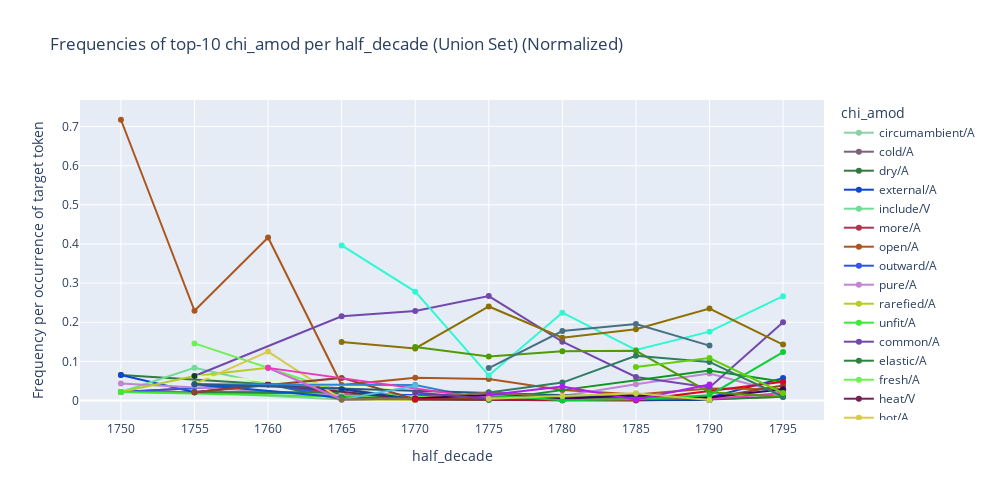

Source (notebook cell):
### Code cell
# Bar chart (absolute freq)
plot_freq_top_union_sfillers_by_period(air_adj_df, 
                              slot_type='chi_amod',
                              top_n=10,
                              normalized=True, # Normalised or Raw count
                              time_col='half_decade',
                              chart_type='line' # either line or bar
                              )

### Figure 1 — Plotly figure (JSON) as saved in the notebook; plotly's stock layout.template omitted (floating-point values rounded to 4 significant figures)
{"data": [{"hovertemplate": "chi_amod=circumambient/A<br>half_decade=%{x}<br>Frequency per occurrence of target token=%{y}<extra></extra>", "legendgroup": "circumambient/A", "line": {"color": "#8cd0a4", "dash": "solid"}, "marker": {"symbol": "circle"}, "mode": "lines+markers", "name": "circumambient/A", "orientation": "v", "showlegend": true, "type": "scatter", "x": [1750, 1755, 1765, 1780], "xaxis": "x", "y": [0.02174, 0.02083, 0.002625, 0.0005784], "yaxis": "y"}, {"hovertemplate": "chi_amod=cold/A<br>half_decade=%{x}<br>Frequency per occurrence of target token=%{y}<extra></extra>", "legendgroup": "cold/A", "line": {"color": "#7d6277", "dash": "solid"}, "marker": {"symbol": "circle"}, "mode": "lines+markers", "name": "cold/A", "orientation": "v", "showlegend": true, "type": "scatter", "x": [1750, 1755, 1760, 1765, 1770, 1775, 1780, 1785, 1790, 1795], "xaxis": "x", "y": [0.02174, 0.02083, 0.04167, 0.0315, 0.001706, 0.01248, 0.002892, 0.003757, 0.00369, 0.009524], "yaxis": "y"}, {"hovertemplate": "chi_amod=dry/A<br>half_decade=%{x}<br>Frequency per occurrence of target token=%{y}<extra></extra>", "legendgroup": "dry/A", "line": {"color": "#347a3f", "dash": "solid"}, "marker": {"symbol": "circle"}, "mode": "lines+markers", "name": "dry/A", "orientation": "v", "showlegend": true, "type": "scatter", "x": [1750, 1760, 1765, 1770, 1775, 1780, 1785, 1790, 1795], "xaxis": "x", "y": [0.06522, 0.04167, 0.002625, 0.005119, 0.02028, 0.001735, 0.003757, 0.00246, 0.009524], "yaxis": "y"}, {"hovertemplate": "chi_amod=external/A<br>half_decade=%{x}<br>Frequency per occurrence of target token=%{y}<extra></extra>", "legendgroup": "external/A", "line": {"color": "#1045d1", "dash": "solid"}, "marker": {"symbol": "circle"}, "mode": "lines+markers", "name": "external/A", "orientation": "v", "showlegend": true, "type": "scatter", "x": [1750, 1755, 1765, 1770, 1775, 1780, 1785, 1790, 1795], "xaxis": "x", "y": [0.06522, 0.02083, 0.01837, 0.01365, 0.0156, 0.008097, 0.007513, 0.00738, 0.05714], "yaxis": "y"}, {"hovertemplate": "chi_amod=include/V<br>half_decade=%{x}<br>Frequency per occurrence of target token=%{y}<extra></extra>", "legendgroup": "include/V", "line": {"color": "#70dd97", "dash": "solid"}, "marker": {"symbol": "circle"}, "mode": "lines+markers", "name": "include/V", "orientation": "v", "showlegend": true, "type": "scatter", "x": [1750, 1755, 1760, 1765, 1775, 1780], "xaxis": "x", "y": [0.02174, 0.08333, 0.04167, 0.01575, 0.00156, 0.001157], "yaxis": "y"}, {"hovertemplate": "chi_amod=more/A<br>half_decade=%{x}<br>Frequency per occurrence of target token=%{y}<extra></extra>", "legendgroup": "more/A", "line": {"color": "#ae3550", "dash": "solid"}, "marker": {"symbol": "circle"}, "mode": "lines+markers", "name": "more/A", "orientation": "v", "showlegend": true, "type": "scatter", "x": [1750, 1760, 1765, 1770, 1775, 1780, 1785, 1790], "xaxis": "x", "y": [0.02174, 0.04167, 0.01575, 0.005119, 0.00624, 0.009254, 0.008264, 0.00123], "yaxis": "y"}, {"hovertemplate": "chi_amod=open/A<br>half_decade=%{x}<br>Frequency per occurrence of target token=%{y}<extra></extra>", "legendgroup": "open/A", "line": {"color": "#ac561e", "dash": "solid"}, "marker": {"symbol": "circle"}, "mode": "lines+markers", "name": "open/A", "orientation": "v", "showlegend": true, "type": "scatter", "x": [1750, 1755, 1760, 1765, 1770, 1775, 1780, 1785, 1790, 1795], "xaxis": "x", "y": [0.7174, 0.2292, 0.4167, 0.03937, 0.05802, 0.0546, 0.0266, 0.01503, 0.03075, 0.02857], "yaxis": "y"}, {"hovertemplate": "chi_amod=outward/A<br>half_decade=%{x}<br>Frequency per occurrence of target token=%{y}<extra></extra>", "legendgroup": "outward/A", "line": {"color": "#3454e7", "dash": "solid"}, "marker": {"symbol": "circle"}, "mode": "lines+markers", "name": "outward/A", "orientation": "v", "showlegend": true, "type": "scatter", "x": [1750, 1760, 1765, 1770, 1775], "xaxis": "x", "y": [0.02174, 0.04167, 0.0105, 0.001706, 0.00312], "yaxis": "y"}, {"hovertemplate": "chi_amod=pure/A<br>half_decade=%{x}<br>Frequency per occurrence of target token=%{y}<extra></extra>", "legendgroup": "pure/A", "line": {"color": "#c285d4", "dash": "solid"}, "marker": {"symbol": "circle"}, "mode": "lines+markers", "name": "pure/A", "orientation": "v", "showlegend": true, "type": "scatter", "x": [1750, 1765, 1770, 1775, 1780, 1785, 1790, 1795], "xaxis": "x", "y": [0.04348, 0.01312, 0.006826, 0.01872, 0.01157, 0.04132, 0.06888, 0.01905], "yaxis": "y"}, {"hovertemplate": "chi_amod=rarefied/A<br>half_decade=%{x}<br>Frequency per occurrence of target token=%{y}<extra></extra>", "legendgroup": "rarefied/A", "line": {"color": "#b7cc25", "dash": "solid"}, "marker": {"symbol": "circle"}, "mode": "lines+markers", "name": "rarefied/A", "orientation": "v", "showlegend": true, "type": "scatter", "x": [1750, 1755, 1760, 1765, 1770, 1775, 1785], "xaxis": "x", "y": [0.02174, 0.0625, 0.08333, 0.005249, 0.001706, 0.00156, 0.0007513], "yaxis": "y"}, {"hovertemplate": "chi_amod=unfit/A<br>half_decade=%{x}<br>Frequency per occurrence of target token=%{y}<extra></extra>", "legendgroup": "unfit/A", "line": {"color": "#3fe936", "dash": "solid"}, "marker": {"symbol": "circle"}, "mode": "lines+markers", "name": "unfit/A", "orientation": "v", "showlegend": true, "type": "scatter", "x": [1750, 1775], "xaxis": "x", "y": [0.02174, 0.00156], "yaxis": "y"}, {"hovertemplate": "chi_amod=common/A<br>half_decade=%{x}<br>Frequency per occurrence of target token=%{y}<extra></extra>", "legendgroup": "common/A", "line": {"color": "#7248ad", "dash": "solid"}, "marker": {"symbol": "circle"}, "mode": "lines+markers", "name": "common/A", "orientation": "v", "showlegend": true, "type": "scatter", "x": [1755, 1765, 1770, 1775, 1780, 1785, 1790, 1795], "xaxis": "x", "y": [0.0625, 0.2152, 0.2287, 0.2668, 0.1504, 0.06011, 0.03321, 0.2], "yaxis": "y"}, {"hovertemplate": "chi_amod=elastic/A<br>half_decade=%{x}<br>Frequency per occurrence of target token=%{y}<extra></extra>", "legendgroup": "elastic/A", "line": {"color": "#2c833f", "dash": "solid"}, "marker": {"symbol": "circle"}, "mode": "lines+markers", "name": "elastic/A", "orientation": "v", "showlegend": true, "type": "scatter", "x": [1755, 1765, 1770, 1775, 1780], "xaxis": "x", "y": [0.02083, 0.021, 0.001706, 0.00624, 0.0005784], "yaxis": "y"}, {"hovertemplate": "chi_amod=fresh/A<br>half_decade=%{x}<br>Frequency per occurrence of target token=%{y}<extra></extra>", "legendgroup": "fresh/A", "line": {"color": "#6ff151", "dash": "solid"}, "marker": {"symbol": "circle"}, "mode": "lines+markers", "name": "fresh/A", "orientation": "v", "showlegend": true, "type": "scatter", "x": [1755, 1765, 1770, 1775, 1780, 1785, 1790], "xaxis": "x", "y": [0.1458, 0.021, 0.01024, 0.00624, 0.002313, 0.001503, 0.00123], "yaxis": "y"}, {"hovertemplate": "chi_amod=heat/V<br>half_decade=%{x}<br>Frequency per occurrence of target token=%{y}<extra></extra>", "legendgroup": "heat/V", "line": {"color": "#771f54", "dash": "solid"}, "marker": {"symbol": "circle"}, "mode": "lines+markers", "name": "heat/V", "orientation": "v", "showlegend": true, "type": "scatter", "x": [1755, 1760, 1770, 1775, 1785, 1790], "xaxis": "x", "y": [0.02083, 0.04167, 0.003413, 0.01092, 0.0007513, 0.00246], "yaxis": "y"}, {"hovertemplate": "chi_amod=hot/A<br>half_decade=%{x}<br>Frequency per occurrence of target token=%{y}<extra></extra>", "legendgroup": "hot/A", "line": {"color": "#d6cb4d", "dash": "solid"}, "marker": {"symbol": "circle"}, "mode": "lines+markers", "name": "hot/A", "orientation": "v", "showlegend": true, "type": "scatter", "x": [1755, 1760, 1765, 1770, 1775, 1780, 1785, 1790], "xaxis": "x", "y": [0.04167, 0.125, 0.002625, 0.001706, 0.00468, 0.0005784, 0.0007513, 0.00246], "yaxis": "y"}, {"hovertemplate": "chi_amod=incumbent/A<br>half_decade=%{x}<br>Frequency per occurrence of target token=%{y}<extra></extra>", "legendgroup": "incumbent/A", "line": {"color": "#e5feba", "dash": "solid"}, "marker": {"symbol": "circle"}, "mode": "lines+markers", "name": "incumbent/A", "orientation": "v", "showlegend": true, "type": "scatter", "x": [1755, 1780, 1785], "xaxis": "x", "y": [0.0625, 0.001157, 0.001503], "yaxis": "y"}, {"hovertemplate": "chi_amod=low/A<br>half_decade=%{x}<br>Frequency per occurrence of target token=%{y}<extra></extra>", "legendgroup": "low/A", "line": {"color": "#0353ce", "dash": "solid"}, "marker": {"symbol": "circle"}, "mode": "lines+markers", "name": "low/A", "orientation": "v", "showlegend": true, "type": "scatter", "x": [1755, 1765], "xaxis": "x", "y": [0.04167, 0.007874], "yaxis": "y"}, {"hovertemplate": "chi_amod=much/A<br>half_decade=%{x}<br>Frequency per occurrence of target token=%{y}<extra></extra>", "legendgroup": "much/A", "line": {"color": "#8e4527", "dash": "solid"}, "marker": {"symbol": "circle"}, "mode": "lines+markers", "name": "much/A", "orientation": "v", "showlegend": true, "type": "scatter", "x": [1755, 1765, 1770, 1775, 1780, 1785, 1790, 1795], "xaxis": "x", "y": [0.02083, 0.05774, 0.003413, 0.0078, 0.004627, 0.009016, 0.00615, 0.0381], "yaxis": "y"}, {"hovertemplate": "chi_amod=putrid/A<br>half_decade=%{x}<br>Frequency per occurrence of target token=%{y}<extra></extra>", "legendgroup": "putrid/A", "line": {"color": "#3184cf", "dash": "solid"}, "marker": {"symbol": "circle"}, "mode": "lines+markers", "name": "putrid/A", "orientation": "v", "showlegend": true, "type": "scatter", "x": [1755, 1770, 1775], "xaxis": "x", "y": [0.04167, 0.03925, 0.00156], "yaxis": "y"}, {"hovertemplate": "chi_amod=subjacent/A<br>half_decade=%{x}<br>Frequency per occurrence of target token=%{y}<extra></extra>", "legendgroup": "subjacent/A", "line": {"color": "#163f22", "dash": "solid"}, "marker": {"symbol": "circle"}, "mode": "lines+markers", "name": "subjacent/A", "orientation": "v", "showlegend": true, "type": "scatter", "x": [1755], "xaxis": "x", "y": [0.0625], "yaxis": "y"}, {"hovertemplate": "chi_amod=whole/A<br>half_decade=%{x}<br>Frequency per occurrence of target token=%{y}<extra></extra>", "legendgroup": "whole/A", "line": {"color": "#28587f", "dash": "solid"}, "marker": {"symbol": "circle"}, "mode": "lines+markers", "name": "whole/A", "orientation": "v", "showlegend": true, "type": "scatter", "x": [1755, 1790], "xaxis": "x", "y": [0.04167, 0.00246], "yaxis": "y"}, {"hovertemplate": "chi_amod=moist/A<br>half_decade=%{x}<br>Frequency per occurrence of target token=%{y}<extra></extra>", "legendgroup": "moist/A", "line": {"color": "#d860ea", "dash": "solid"}, "marker": {"symbol": "circle"}, "mode": "lines+markers", "name": "moist/A", "orientation": "v", "showlegend": true, "type": "scatter", "x": [1760, 1765, 1770, 1775, 1780, 1785, 1790], "xaxis": "x", "y": [0.08333, 0.002625, 0.005119, 0.00936, 0.001735, 0.005259, 0.00738], "yaxis": "y"}, {"hovertemplate": "chi_amod=surround/V<br>half_decade=%{x}<br>Frequency per occurrence of target token=%{y}<extra></extra>", "legendgroup": "surround/V", "line": {"color": "#eb39bc", "dash": "solid"}, "marker": {"symbol": "circle"}, "mode": "lines+markers", "name": "surround/V", "orientation": "v", "showlegend": true, "type": "scatter", "x": [1760, 1775, 1780, 1785, 1790, 1795], "xaxis": "x", "y": [0.08333, 0.00468, 0.001157, 0.0007513, 0.00369, 0.01905], "yaxis": "y"}, {"hovertemplate": "chi_amod=factitious/A<br>half_decade=%{x}<br>Frequency per occurrence of target token=%{y}<extra></extra>", "legendgroup": "factitious/A", "line": {"color": "#0f4194", "dash": "solid"}, "marker": {"symbol": "circle"}, "mode": "lines+markers", "name": "factitious/A", "orientation": "v", "showlegend": true, "type": "scatter", "x": [1765, 1770, 1780, 1790], "xaxis": "x", "y": [0.02887, 0.003413, 0.0005784, 0.00123], "yaxis": "y"}, {"hovertemplate": "chi_amod=fix/V<br>half_decade=%{x}<br>Frequency per occurrence of target token=%{y}<extra></extra>", "legendgroup": "fix/V", "line": {"color": "#2ff8d2", "dash": "solid"}, "marker": {"symbol": "circle"}, "mode": "lines+markers", "name": "fix/V", "orientation": "v", "showlegend": true, "type": "scatter", "x": [1765, 1770, 1775, 1780, 1785, 1790, 1795], "xaxis": "x", "y": [0.3963, 0.2782, 0.06396, 0.2244, 0.1292, 0.1759, 0.2667], "yaxis": "y"}, {"hovertemplate": "chi_amod=heavy/A<br>half_decade=%{x}<br>Frequency per occurrence of target token=%{y}<extra></extra>", "legendgroup": "heavy/A", "line": {"color": "#0d961f", "dash": "solid"}, "marker": {"symbol": "circle"}, "mode": "lines+markers", "name": "heavy/A", "orientation": "v", "showlegend": true, "type": "scatter", "x": [1765, 1775, 1790, 1795], "xaxis": "x", "y": [0.007874, 0.00156, 0.07626, 0.04762], "yaxis": "y"}, {"hovertemplate": "chi_amod=inflammable/A<br>half_decade=%{x}<br>Frequency per occurrence of target token=%{y}<extra></extra>", "legendgroup": "inflammable/A", "line": {"color": "#8e6f03", "dash": "solid"}, "marker": {"symbol": "circle"}, "mode": "lines+markers", "name": "inflammable/A", "orientation": "v", "showlegend": true, "type": "scatter", "x": [1765, 1770, 1775, 1780, 1785, 1790, 1795], "xaxis": "x", "y": [0.1496, 0.1331, 0.2402, 0.1602, 0.1818, 0.2349, 0.1429], "yaxis": "y"}, {"hovertemplate": "chi_amod=mephitic/A<br>half_decade=%{x}<br>Frequency per occurrence of target token=%{y}<extra></extra>", "legendgroup": "mephitic/A", "line": {"color": "#51bedd", "dash": "solid"}, "marker": {"symbol": "circle"}, "mode": "lines+markers", "name": "mephitic/A", "orientation": "v", "showlegend": true, "type": "scatter", "x": [1765, 1770], "xaxis": "x", "y": [0.002625, 0.03754], "yaxis": "y"}, {"hovertemplate": "chi_amod=same/A<br>half_decade=%{x}<br>Frequency per occurrence of target token=%{y}<extra></extra>", "legendgroup": "same/A", "line": {"color": "#876f47", "dash": "solid"}, "marker": {"symbol": "circle"}, "mode": "lines+markers", "name": "same/A", "orientation": "v", "showlegend": true, "type": "scatter", "x": [1765, 1770, 1775, 1780, 1785, 1790], "xaxis": "x", "y": [0.002625, 0.005119, 0.02028, 0.008097, 0.003005, 0.00615], "yaxis": "y"}, {"hovertemplate": "chi_amod=atmospheric/A<br>half_decade=%{x}<br>Frequency per occurrence of target token=%{y}<extra></extra>", "legendgroup": "atmospheric/A", "line": {"color": "#390062", "dash": "solid"}, "marker": {"symbol": "circle"}, "mode": "lines+markers", "name": "atmospheric/A", "orientation": "v", "showlegend": true, "type": "scatter", "x": [1770, 1775, 1780, 1785, 1790, 1795], "xaxis": "x", "y": [0.005119, 0.01404, 0.004627, 0.01352, 0.00738, 0.02857], "yaxis": "y"}, {"hovertemplate": "chi_amod=electrify/V<br>half_decade=%{x}<br>Frequency per occurrence of target token=%{y}<extra></extra>", "legendgroup": "electrify/V", "line": {"color": "#d80623", "dash": "solid"}, "marker": {"symbol": "circle"}, "mode": "lines+markers", "name": "electrify/V", "orientation": "v", "showlegend": true, "type": "scatter", "x": [1770, 1785, 1795], "xaxis": "x", "y": [0.003413, 0.0007513, 0.04762], "yaxis": "y"}, {"hovertemplate": "chi_amod=nitrous/A<br>half_decade=%{x}<br>Frequency per occurrence of target token=%{y}<extra></extra>", "legendgroup": "nitrous/A", "line": {"color": "#4f9b02", "dash": "solid"}, "marker": {"symbol": "circle"}, "mode": "lines+markers", "name": "nitrous/A", "orientation": "v", "showlegend": true, "type": "scatter", "x": [1770, 1775, 1780, 1785, 1790, 1795], "xaxis": "x", "y": [0.1365, 0.1123, 0.1255, 0.127, 0.02091, 0.009524], "yaxis": "y"}, {"hovertemplate": "chi_amod=noxious/A<br>half_decade=%{x}<br>Frequency per occurrence of target token=%{y}<extra></extra>", "legendgroup": "noxious/A", "line": {"color": "#6e3d9a", "dash": "solid"}, "marker": {"symbol": "circle"}, "mode": "lines+markers", "name": "noxious/A", "orientation": "v", "showlegend": true, "type": "scatter", "x": [1770, 1775], "xaxis": "x", "y": [0.02048, 0.00468], "yaxis": "y"}, {"hovertemplate": "chi_amod=atmospherical/A<br>half_decade=%{x}<br>Frequency per occurrence of target token=%{y}<extra></extra>", "legendgroup": "atmospherical/A", "line": {"color": "#0cce35", "dash": "solid"}, "marker": {"symbol": "circle"}, "mode": "lines+markers", "name": "atmospherical/A", "orientation": "v", "showlegend": true, "type": "scatter", "x": [1775, 1780, 1785, 1790, 1795], "xaxis": "x", "y": [0.01404, 0.0005784, 0.003005, 0.01353, 0.1238], "yaxis": "y"}, {"hovertemplate": "chi_amod=dephlogisticated/A<br>half_decade=%{x}<br>Frequency per occurrence of target token=%{y}<extra></extra>", "legendgroup": "dephlogisticated/A", "line": {"color": "#477183", "dash": "solid"}, "marker": {"symbol": "circle"}, "mode": "lines+markers", "name": "dephlogisticated/A", "orientation": "v", "showlegend": true, "type": "scatter", "x": [1775, 1780, 1785, 1790], "xaxis": "x", "y": [0.08268, 0.1776, 0.1953, 0.1402], "yaxis": "y"}, {"hovertemplate": "chi_amod=phlogisticated/A<br>half_decade=%{x}<br>Frequency per occurrence of target token=%{y}<extra></extra>", "legendgroup": "phlogisticated/A", "line": {"color": "#2f7c62", "dash": "solid"}, "marker": {"symbol": "circle"}, "mode": "lines+markers", "name": "phlogisticated/A", "orientation": "v", "showlegend": true, "type": "scatter", "x": [1775, 1780, 1785, 1790, 1795], "xaxis": "x", "y": [0.02028, 0.04569, 0.1142, 0.0984, 0.009524], "yaxis": "y"}, {"hovertemplate": "chi_amod=respirable/A<br>half_decade=%{x}<br>Frequency per occurrence of target token=%{y}<extra></extra>", "legendgroup": "respirable/A", "line": {"color": "#b01af6", "dash": "solid"}, "marker": {"symbol": "circle"}, "mode": "lines+markers", "name": "respirable/A", "orientation": "v", "showlegend": true, "type": "scatter", "x": [1775, 1780, 1785, 1790], "xaxis": "x", "y": [0.01404, 0.03586, 0.002254, 0.04059], "yaxis": "y"}, {"hovertemplate": "chi_amod=vitriolic/A<br>half_decade=%{x}<br>Frequency per occurrence of target token=%{y}<extra></extra>", "legendgroup": "vitriolic/A", "line": {"color": "#c1cf42", "dash": "solid"}, "marker": {"symbol": "circle"}, "mode": "lines+markers", "name": "vitriolic/A", "orientation": "v", "showlegend": true, "type": "scatter", "x": [1775, 1780, 1785, 1790], "xaxis": "x", "y": [0.00468, 0.01157, 0.01878, 0.00123], "yaxis": "y"}, {"hovertemplate": "chi_amod=hepatic/A<br>half_decade=%{x}<br>Frequency per occurrence of target token=%{y}<extra></extra>", "legendgroup": "hepatic/A", "line": {"color": "#65ce0c", "dash": "solid"}, "marker": {"symbol": "circle"}, "mode": "lines+markers", "name": "hepatic/A", "orientation": "v", "showlegend": true, "type": "scatter", "x": [1785, 1790, 1795], "xaxis": "x", "y": [0.08565, 0.1082, 0.01905], "yaxis": "y"}], "layout": {"height": 500, "hovermode": "x unified", "legend": {"title": {"text": "chi_amod"}, "tracegroupgap": 0}, "title": {"text": "Frequencies of top-10 chi_amod per half_decade (Union Set) (Normalized)"}, "width": 1000, "xaxis": {"anchor": "y", "domain": [0, 1], "tickmode": "array", "ticktext": [1750, 1755, 1760, 1765, 1770, 1775, 1780, 1785, 1790, 1795], "tickvals": [1750, 1755, 1760, 1765, 1770, 1775, 1780, 1785, 1790, 1795], "title": {"text": "half_decade"}}, "yaxis": {"anchor": "x", "domain": [0, 1], "title": {"text": "Frequency per occurrence of target token"}}}}
